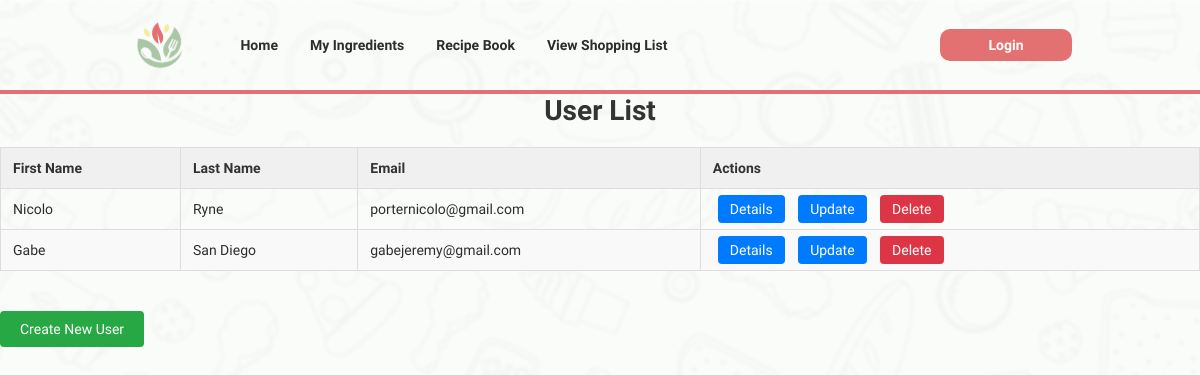
/users/, run on the app's committed database.
### apps/users/models.py (models this page shows, shortened)
class User(models.Model):
    user_id = models.AutoField(primary_key=True)
    fname = models.CharField(max_length=100)
    lname = models.CharField(max_length=100)
    password = models.CharField(max_length=255)
    email = models.CharField(max_length=255, unique=True)
    phone_number = models.CharField(max_length=11)
    date_of_birth = models.DateTimeField()

### apps/users/views.py (the view)
# urls.py: path('', UserListView.as_view(), name='user-list'),
class UserListView(ListView):
    model = User
    template_name = 'user_list.html'
    context_object_name = 'users'

### apps/users/templates/user_list.html (shortened to what this page needs)
{% extends "base.html" %}
{% block content %}
<div>
    <h2>User List</h2>
    <table>
        <thead>
            <tr>
                <th>First Name</th>
                <th>Last Name</th>
                <th>Email</th>
                <th>Actions</th>
            </tr>
        </thead>
        <tbody>
            {% for user in users %}
            <tr>
                <td>{{ user.fname }}</td>
                <td>{{ user.lname }}</td>
                <td>{{ user.email }}</td>
                <td>
                    <a href="{% url 'user-detail' user.pk %}" class="btn-action">Details</a>
                    <a href="{% url 'user-update' user.pk %}" class="btn-action">Update</a>
                    <a href="{% url 'user-delete' user.pk %}" class="btn-action btn-delete">Delete</a>
                </td>
            </tr>
            {% endfor %}
        </tbody>
    </table>
    <a href="{% url 'user-create' %}" class="btn-create">Create New User</a>
</div>
{% endblock %}

### static/css/base.css (style rules this page uses)
:root { --primary-coral: #e47171; --primary-peach: #f4c49c; --primary-lemon: #f3ef9b; --primary-sage: #aac6a5; --text-dark: #2d2d2d; --text-gray: #7c7b7b; }
*, *::before, *::after { padding: 0; margin: 0; box-sizing: border-box; }
html, body { width: 100%; height: 100%; }
body, body * { font-size: 14px; font-family: "Raleway", sans-serif; color: var(--text-dark); }
body { min-height: 100vh; background-image: url(/static/img/bg_doodle.png); background-size: cover; background-position: center; background-repeat: no-repeat; }

### apps/users/templates/user_list.html (style rules this page uses)
h2 { font-size: 28px; margin-bottom: 20px; color: #333; text-align: center; }
table { width: 100%; border-collapse: collapse; margin-bottom: 20px; }
thead { background-color: #f0f0f0; }
th, td { padding: 12px; text-align: left; border: 1px solid #ddd; }
th { font-weight: bold; color: #333; }
tr:nth-child(even) { background-color: #f9f9f9; }
.btn-action { margin: 0 5px; padding: 6px 12px; color: white; background-color: #007bff; border-radius: 4px; text-decoration: none; transition: background-color 0.3s; }
.btn-delete { background-color: #dc3545; }
.btn-create { display: inline-block; margin: 20px 0; padding: 10px 20px; color: white; background-color: #28a745; border-radius: 4px; text-decoration: none; text-align: center; transition: background-color 0.3s; }

### data on the page
User: fname "Nicolo", lname "Ryne", email "porternicolo@gmail.com"
User: fname "Gabe", lname "San Diego", email "gabejeremy@gmail.com"
